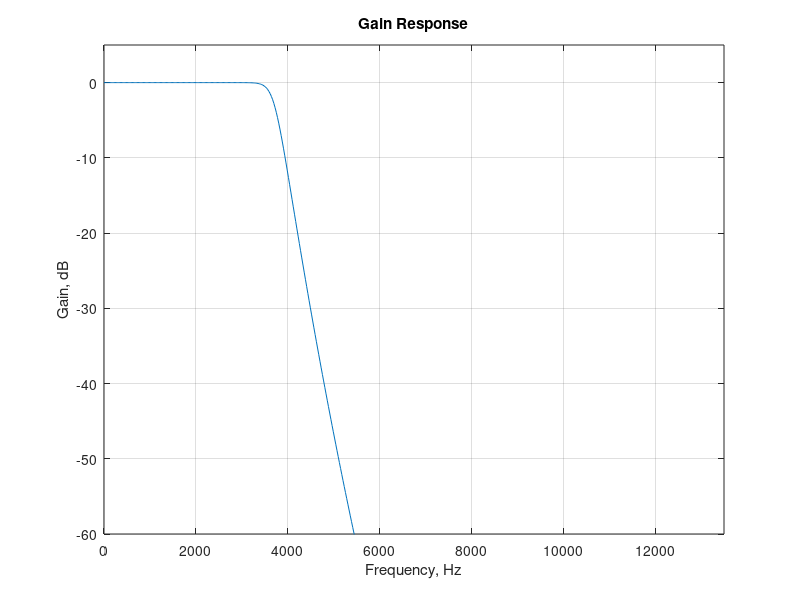

MATLAB code for this plot:
%Program P2_4
%Desain filter lowpass analog
clf;
Fp=3500; Fs=4500;
Wp=2*pi*Fp; Ws=2*pi*Fs;
[N, Wn]=buttord(Wp,Ws, 0.5, 30, 's');
[b,a]=butter(N, Wn, 's');
wa=0:(3*Ws)/511:3*Ws;
h=freqs(b,a,wa);
plot(wa/(2*pi), 20*log10(abs(h))); grid;
xlabel('Frequency, Hz'); ylabel('Gain, dB');
title('Gain Response');
axis([0 3*Fs -60 5])